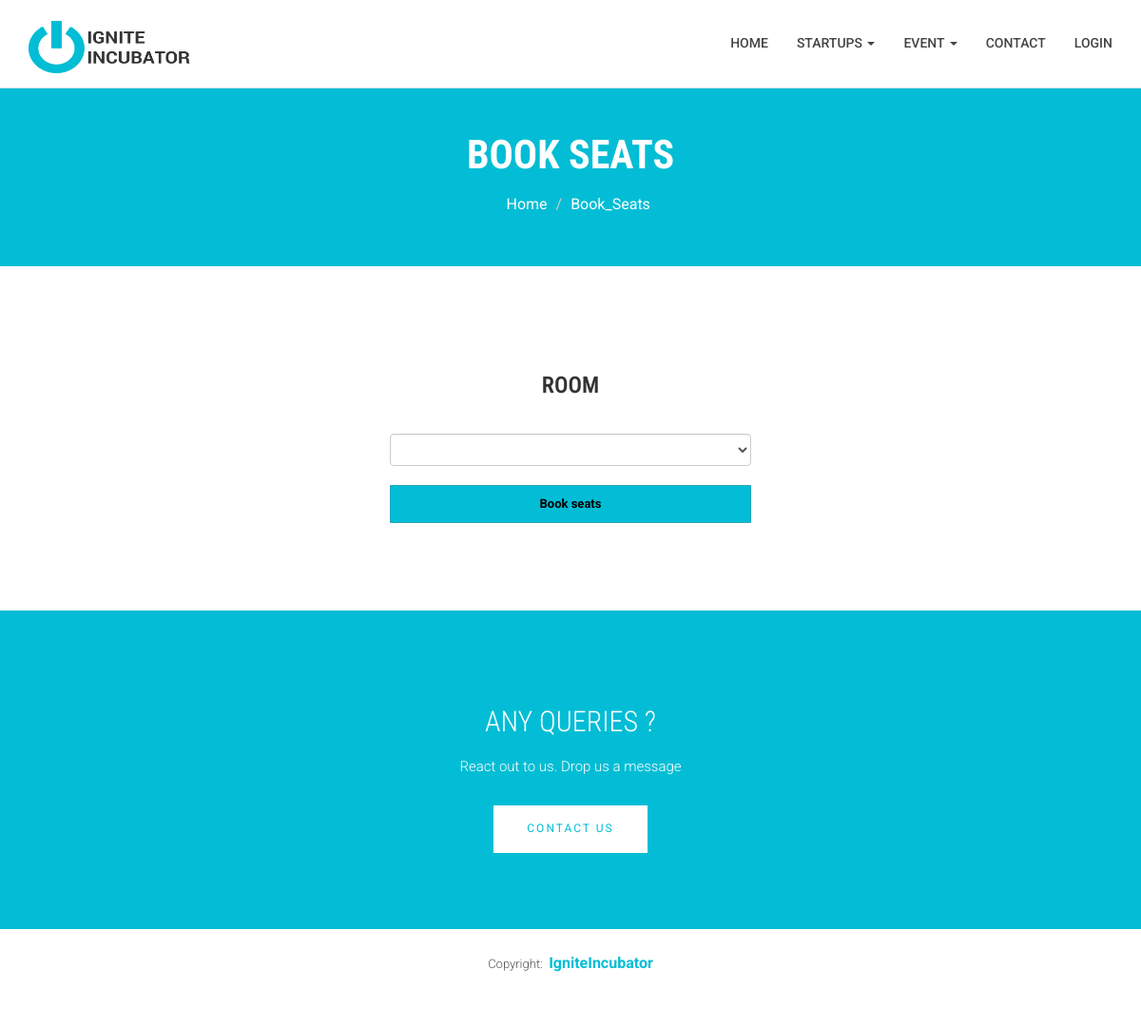
Page /room-manage/book_room/ on the earlier database version.
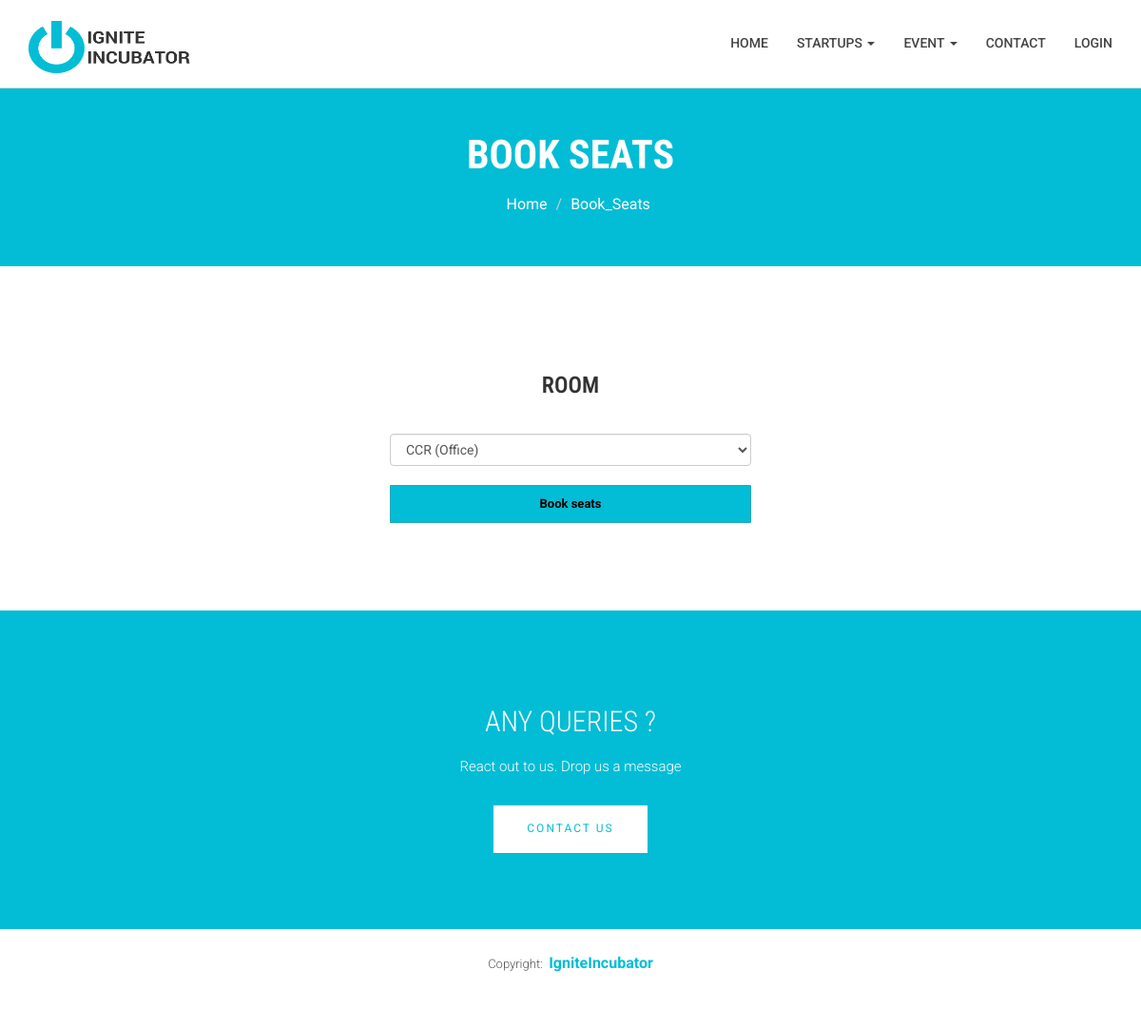
Same page on the later database version.
### RoomManagement/models.py (models this page shows, shortened)
class Room(models.Model):
    ROOM_CHOICES = (
        (0,'Meeting'),
        (1,'Office'),
        (2,'Conference'),
    )
    room_no = models.TextField(unique=True)
    room_type = models.IntegerField(choices=ROOM_CHOICES, default=1)

### RoomManagement/views.py (the view, shortened to what this page needs)
# urls.py: path('book_room/', room_detail ,name='room_list'),
@csrf_exempt
def room_detail(request):
    rooms = Room.objects.all()
    room_list = []
    for room in rooms:
        room_list.append(model_to_dict(room))
    context = {'rooms': room_list}
    return render(request, "rooms/room_list.html", context=context)

### RoomManagement/templates/rooms/room_list.html
{% extends 'index.html' %}
{% block midcontent %}
        <section class="global-page-header">
            <div class="container">
                <div class="row">
                    <div class="col-md-12">
                        <div class="block">
                            <h2>BOOK SEATS</h2>
                            <ol class="breadcrumb">
                                <li>
                                    <a href="{% url "home" %}">
                                        <i class="ion-ios-home"></i>
                                        Home
                                    </a>
                                </li>
                                <li class="active">Book_Seats</li>
                            </ol>
                        </div>
                    </div>
                </div>
            </div>
        </section>
<section id="contact-section">
        <div class="row">
            <div class="col-md-4">
            </div>
            <div class="col-md-4 text-center">
                <div class="block">
               <center> <h2 class="subtitle wow fadeInDown" data-wow-duration="500ms" data-wow-delay=".3s">Room {{room.number}}</h2></center><br>
                    <center><div class="seats-form form">
                        <form method="POST" class="seats-form form">
                            <select class="form-control" name="room_num">
                                {% for room in rooms %}
                                    {% if room.room_type == 0 %}
                                        <option value="{{room.room_no}}">{{room.room_no}} (Meeting)</option>
                                    {% elif room.room_type == 1 %}
                                        <option value="{{room.room_no}}">{{room.room_no}} (Office)</option>
                                    {% elif room.room_type == 2 %}
                                        <option value="{{room.room_no}}">{{room.room_no}} (Conference)</option>
                                    {% endif %}
                                {% endfor %}
                            </select><br>
                            <input type="submit" class="form-control" style="background-color:#02bdd5;font-weight:bold;" value="Book seats">
                        </form>
                        </div></center>
                    </div>
                </div>
            </div>
</section>
{% endblock %}

Differences in the rows shown:
added Room: room_num "CCR (Office)"
